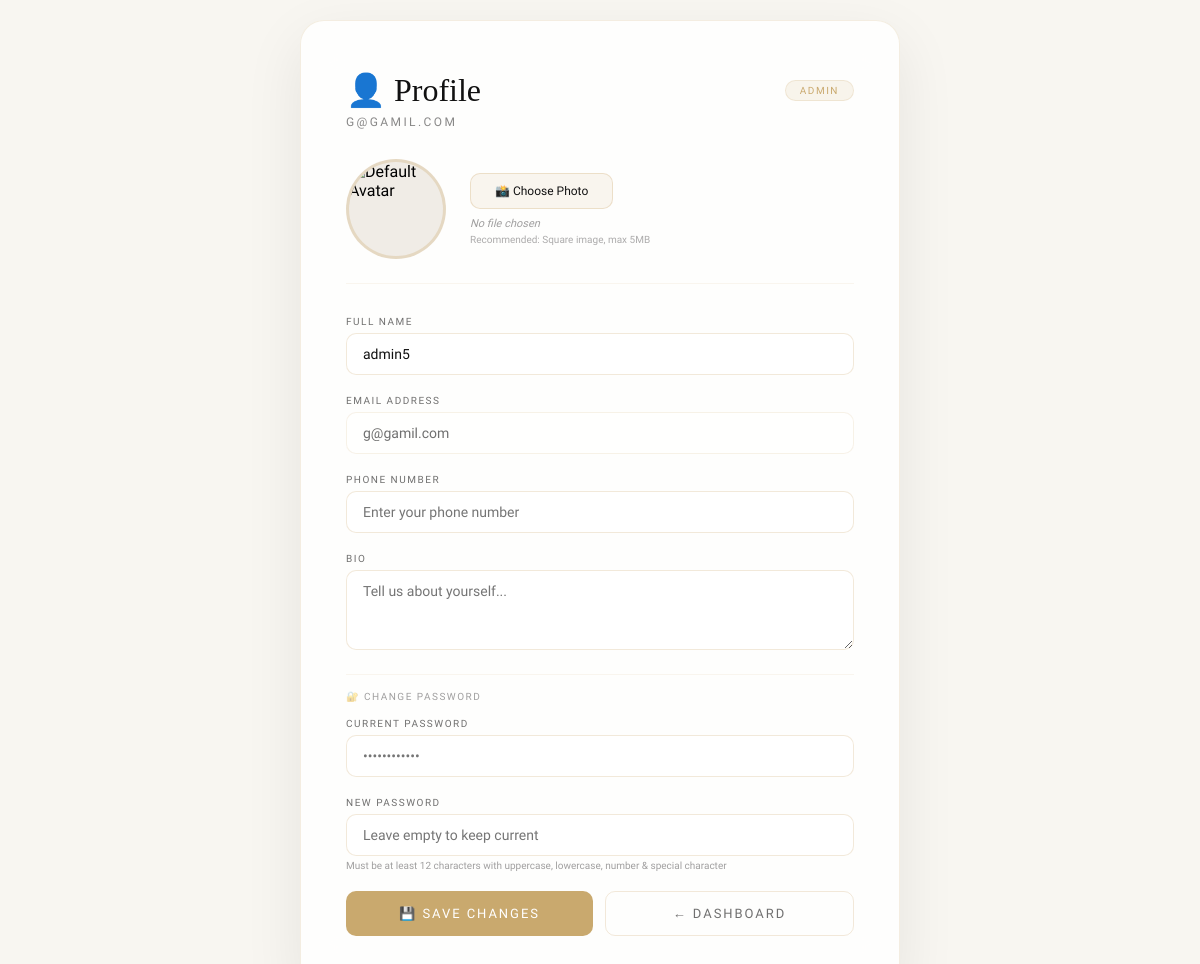
Screenshot of /auth/profile/ (signed in) with the database file from the repository.
### myapp/models.py (models this page shows, shortened)
class User(AbstractUser):
    email = models.EmailField(unique=True)
    phone = models.CharField(max_length=20, blank=True, null=True)
    profile_image = models.ImageField(
        upload_to="profiles/",
        blank=True,
        null=True,
        default='profiles/default-avatar.png'
    )
    bio = models.TextField(blank=True, null=True)
    is_verified = models.BooleanField(default=False)
    created_at = models.DateTimeField(auto_now_add=True)
    updated_at = models.DateTimeField(auto_now=True)
    def get_full_name(self):
        if self.first_name and self.last_name:
            return f"{self.first_name} {self.last_name}".strip()
        return self.username
    @property
    def full_name(self):
        return self.get_full_name()
    def get_role_display(self):
        if self.is_superuser:
            return 'Admin'
        elif self.is_staff:
            return 'Editor'
        return 'Member'

### myapp/views.py (the view, shortened to what this page needs)
# urls.py: path('auth/profile/', views.profile_view, name='profile'),
@login_required(login_url='/auth/login/')
def profile_view(request):
    return render(request, 'auth/profile.html')

### myapp/templates/auth/profile.html (shortened to what this page needs)
{% load static %}
<!DOCTYPE html>
<html lang="en">
<head>
</head>
<body>
    <div class="profile-container">
        <div class="profile-header">
            <h1>👤 Profile</h1>
            <span class="badge">{{ user.get_role_display }}</span>
        </div>
        <p class="subtitle">{{ user.email }}</p>
        <form method="post" enctype="multipart/form-data">
            <div class="profile-image-section">
                <div class="profile-image-wrapper">
                    {% if user.profile_image %}
                        <img src="{{ user.profile_image.url }}" alt="{{ user.full_name }}">
                    {% else %}
                        <img src="/media/profiles/default-avatar.png" alt="Default Avatar">
                    {% endif %}
                </div>
                <div class="profile-image-upload">
                    <label for="profile_image">📸 Choose Photo</label>
                    <div class="file-name" id="file-name">No file chosen</div>
                    <div class="file-hint">Recommended: Square image, max 5MB</div>
                </div>
            </div>
            <div class="form-group">
                <label for="full_name">Full Name</label>
                <input type="text" id="full_name" name="full_name"
                       value="{{ user.full_name|default:'' }}"
                       placeholder="Enter your full name">
            </div>
            <div class="form-group">
                <label for="email">Email Address</label>
                <input type="email" id="email" value="{{ user.email }}" readonly>
            </div>
            <div class="form-group">
                <label for="phone">Phone Number</label>
                <input type="tel" id="phone" name="phone"
                       value="{{ user.phone|default:'' }}"
                       placeholder="Enter your phone number">
            </div>
            <div class="form-group">
                <label for="bio">Bio</label>
                <textarea id="bio" name="bio" placeholder="Tell us about yourself...">{{ user.bio|default:'' }}</textarea>
            </div>
            <div style="margin-top: 8px; padding-top: 16px; border-top: 1px solid rgba(201, 169, 110, 0.1);">
                <p style="font-size: 10px; letter-spacing: 0.15em; text-transform: uppercase; color: rgba(17,17,17,0.4); margin-bottom: 16px;">
                    🔐 Change Password
                </p>
                <div class="form-group">
                    <label for="current_password">Current Password</label>
                    <input type="password" id="current_password" name="current_password"
                           placeholder="••••••••••••" autocomplete="current-password">
                </div>
                <div class="form-group">
                    <label for="new_password">New Password</label>
                    <input type="password" id="new_password" name="new_password"
                           placeholder="Leave empty to keep current" autocomplete="new-password">
                    <div class="form-hint">
                        Must be at least 12 characters with uppercase, lowercase, number &amp; special character
                    </div>
                </div>
            </div>
            <div class="btn-group">
                <button type="submit" class="btn">💾 Save Changes</button>
                <a href="/auth/dashboard/" class="btn btn-secondary">← Dashboard</a>
            </div>
        </form>
    </div>
</body>
</html>

### myapp/templates/auth/profile.html (style rules this page uses)
* { margin: 0; padding: 0; box-sizing: border-box; }
body { background: #f8f6f1; font-family: 'Montserrat', sans-serif; min-height: 100vh; display: flex; align-items: center; justify-content: center; padding: 20px; }
.profile-container { background: rgba(255, 255, 255, 0.85); backdrop-filter: blur(24px); -webkit-backdrop-filter: blur(24px); border: 1px solid rgba(201, 169, 110, 0.2); border-radius: 24px; padding: 50px 45px; max-width: 600px; width: 100%; box-shadow: 0 20px 60px rgba(17, 17, 17, 0.08); }
.profile-header { display: flex; align-items: center; justify-content: space-between; margin-bottom: 6px; }
.profile-header h1 { font-family: 'Cormorant Garamond', serif; font-size: 32px; font-weight: 400; color: #111; }
.profile-header .badge { font-size: 10px; letter-spacing: 0.15em; text-transform: uppercase; padding: 4px 14px; border-radius: 20px; background: rgba(201, 169, 110, 0.12); border: 1px solid rgba(201, 169, 110, 0.2); color: #c9a96e; }
.subtitle { font-size: 12px; letter-spacing: 0.2em; color: rgba(17, 17, 17, 0.5); margin-bottom: 30px; text-transform: uppercase; }
.profile-image-section { display: flex; align-items: center; gap: 24px; margin-bottom: 32px; padding-bottom: 24px; border-bottom: 1px solid rgba(201, 169, 110, 0.1); }
.profile-image-wrapper { width: 100px; height: 100px; border-radius: 50%; overflow: hidden; border: 3px solid rgba(201, 169, 110, 0.3); flex-shrink: 0; background: #f0ece6; position: relative; }
.profile-image-wrapper img { width: 100%; height: 100%; object-fit: cover; }
.profile-image-upload { flex: 1; }
.profile-image-upload label { display: inline-block; padding: 10px 24px; background: rgba(201, 169, 110, 0.1); border: 1px solid rgba(201, 169, 110, 0.3); border-radius: 10px; cursor: pointer; font-size: 12px; font-weight: 500; color: #111; transition: all 0.3s ease; font-family: 'Montserrat', sans-serif; }
.profile-image-upload .file-name { font-size: 11px; color: rgba(17, 17, 17, 0.4); margin-top: 8px; font-style: italic; }
.profile-image-upload .file-hint { font-size: 10px; color: rgba(17, 17, 17, 0.35); margin-top: 4px; }
.form-group { margin-bottom: 20px; }
.form-group label { display: block; font-size: 10px; letter-spacing: 0.15em; text-transform: uppercase; color: rgba(17, 17, 17, 0.6); margin-bottom: 6px; font-weight: 500; }
.form-group input[type="text"], .form-group input[type="email"], .form-group input[type="password"], .form-group input[type="tel"], .form-group textarea { width: 100%; padding: 12px 16px; border: 1px solid rgba(201, 169, 110, 0.25); border-radius: 10px; background: rgba(255, 255, 255, 0.7); font-size: 14px; font-family: 'Montserrat', sans-serif; transition: all 0.3s ease; outline: none; color: #111; }
.form-group input:disabled, .form-group input[readonly] { opacity: 0.6; cursor: not-allowed; }
.form-group textarea { min-height: 80px; resize: vertical; }
.form-hint { font-size: 10px; color: rgba(17, 17, 17, 0.4); margin-top: 4px; }
.btn-group { display: flex; gap: 12px; margin-top: 8px; }
.btn { flex: 1; padding: 14px 24px; background: #c9a96e; color: white; border: none; border-radius: 10px; font-size: 13px; letter-spacing: 0.15em; text-transform: uppercase; font-weight: 500; cursor: pointer; transition: all 0.3s ease; font-family: 'Montserrat', sans-serif; text-align: center; text-decoration: none; }
.btn-secondary { background: transparent; color: rgba(17, 17, 17, 0.6); border: 1px solid rgba(201, 169, 110, 0.25); }

### rows the page displays
User: role "ADMIN", email "G@GAMIL.COM", full_name "admin5", email "g@gamil.com"
